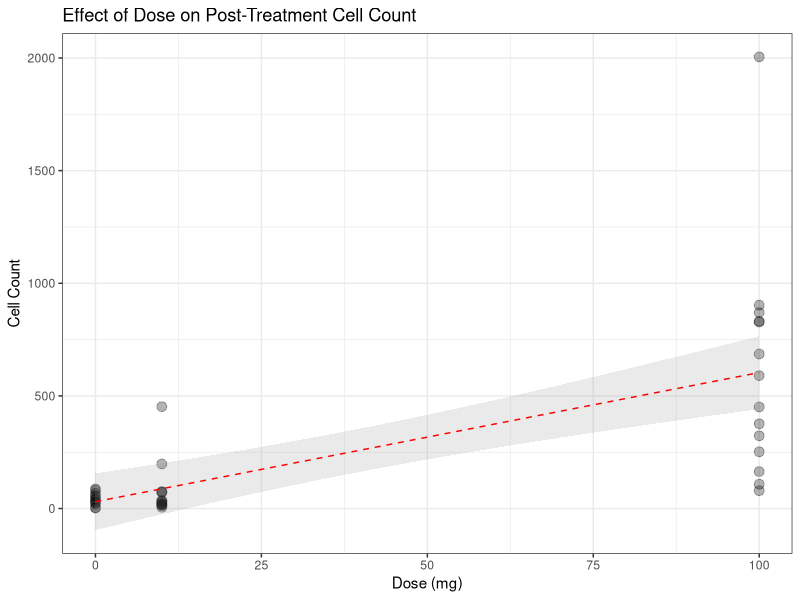
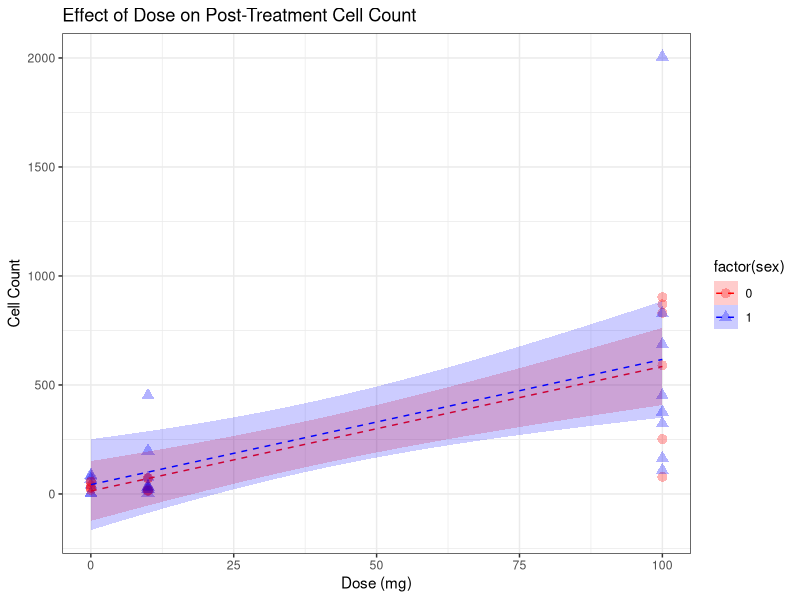
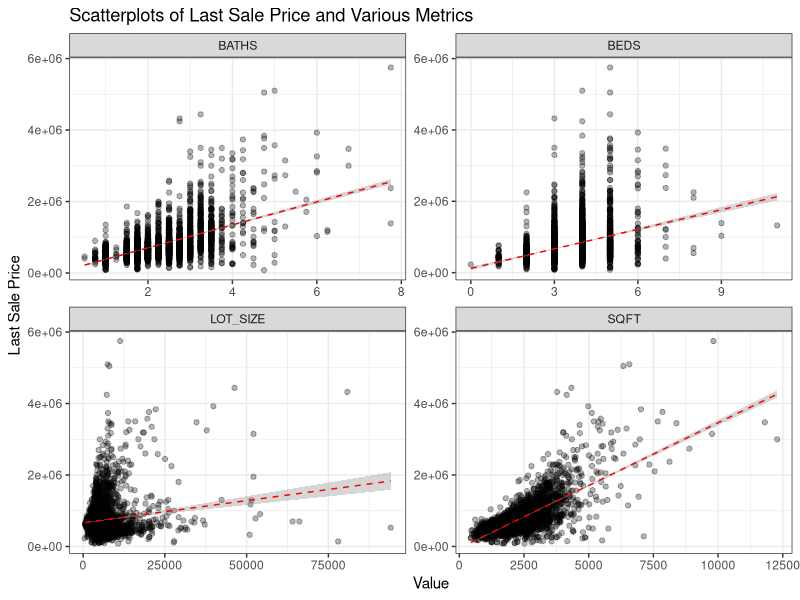
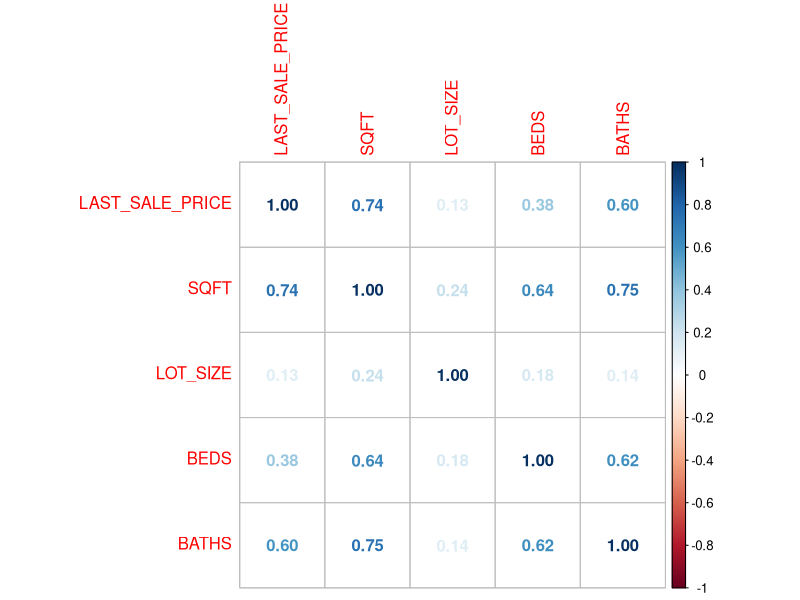

Recreate these plots in R, in order.
## ---- chunk 1
knitr::opts_chunk$set(echo = TRUE)

library(ggplot2)
library(corrplot)
library(dplyr)
library(tidyr)

# read data
setwd("~/UW/DATA557/WEEK06/")
cellData <- read.csv("cells.csv")
salesData <- read.csv("Sales.csv")
## ---- chunk 2
summary(aov(count1 ~ factor(dose),cellData))
## ---- chunk 3
summary(lm(count1 ~ dose, cellData))$coef

g <- ggplot(cellData, aes(x = dose, y = count1))
g + geom_point(alpha = 0.3, size = 3) + 
  geom_smooth(method = "lm", col = "red", alpha = 0.2, linetype = 2, size = 0.5) +
  # geom_boxplot(notch = FALSE, fill = "red", alpha = 0.2) +
  theme_bw() +
  labs(title = "Effect of Dose on Post-Treatment Cell Count",
       x = "Dose (mg)",
       y = "Cell Count")
## ---- chunk 4
summary(aov(count1 ~ factor(dose)+factor(sex),cellData))
## ---- chunk 5
summary(aov(count1 ~ factor(dose)*factor(sex), cellData))
summary(lm(count1 ~ dose*factor(sex), cellData))$coef

g <- ggplot(cellData, aes(x = dose, y = count1, group = factor(sex), color = factor(sex), shape = factor(sex)))
g + geom_point(alpha = 0.3, size = 3) + 
  geom_smooth(method = "lm", alpha = 0.2, linetype = 2, size = 0.5, aes(fill = factor(sex))) +
  theme_bw() +
  labs(title = "Effect of Dose on Post-Treatment Cell Count",
       x = "Dose (mg)",
       y = "Cell Count") +
  scale_colour_manual(values = c('red', 'blue')) +
  scale_fill_manual(values = c('red', 'blue'))
## ---- chunk 6
# subet data to relevant data
salesData <- select(salesData, "LAST_SALE_PRICE", "SQFT", "LOT_SIZE", "BEDS", "BATHS") %>%
  na.omit()

#melt data
salesDataTab <- salesData %>%
  gather("variable", "value", -LAST_SALE_PRICE)

g <- ggplot(salesDataTab, aes(x = value, y = LAST_SALE_PRICE))
g + geom_point(alpha = 0.3) +
  facet_wrap(~ variable, scales = "free") +
  theme_bw() +
  labs(title = "Scatterplots of Last Sale Price and Various Metrics",
        y = "Last Sale Price",
       x = "Value") +
  geom_smooth(method = "lm", col = "red", linetype = 2, size = 0.5)
## ---- chunk 7
M <- cor(salesData)
corrplot(M, method = "number")
## ---- chunk 8
summary(lm(LAST_SALE_PRICE ~ SQFT, salesData))$coef[,"Estimate"]
summary(lm(LAST_SALE_PRICE ~ LOT_SIZE, salesData))$coef[,"Estimate"]
summary(lm(LAST_SALE_PRICE ~ BEDS, salesData))$coef[,"Estimate"]
summary(lm(LAST_SALE_PRICE ~ BATHS, salesData))$coef[,"Estimate"]
## ---- chunk 9
options("scipen"=100, "digits"=1) # turn off scientific notation
summary(lm(LAST_SALE_PRICE ~ (.)^2, salesData))$coef[,"Estimate"]
